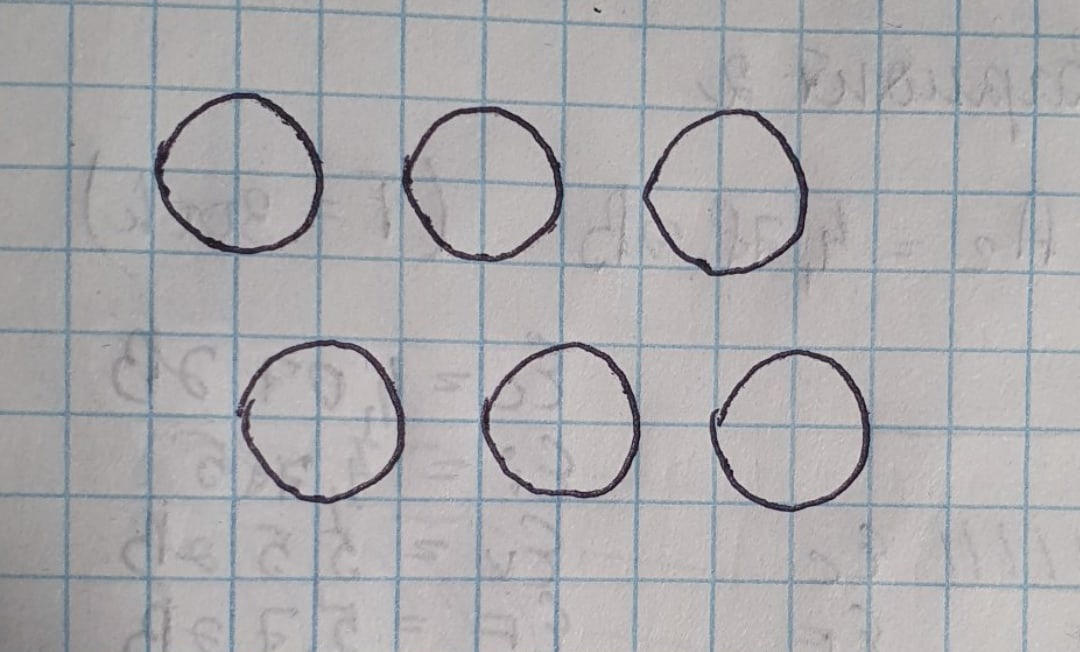
#> input picture L2/circles.jpg, 1080 x 652 px
$ jupyter execute lab2.ipynb
#> lines starting #> are read from the running program, lines starting #| are printed output that depends on the picture; after the words box and inside, x2 and y2 are one past the last pixel; in counts of white or black regions, pixels touching at a corner belong together
# Поиск особенностей в изображении
Выполнил: Гришин К. И.

[cell 1]
import os

import cv2
import matplotlib.pyplot as plt

import numpy as np

## Задача
Реализовать на языке Python с использованием библиотеки OpenCV программу, выполняющее поиск окружностей в изображении путем преобразования Хо (Hough)

## Входные данные

[cell 2]
# Путь до входного изображения
image_path = "circles.jpg"

# Минимальное расстояние между центрами окружностей
minimal_center_distance = 100

# Минимальный радиус окружности
minimal_radius = 50

# Максимальный радиус окружности
maximal_radius = 110


def show_image(image):
    h, w = image.shape[:2]
    plt.figure(figsize=(w/150, h/150))
    plt.imshow(cv2.cvtColor(image, cv2.COLOR_BGR2RGB))
    plt.show()

## Чтение изображения

[cell 3]
absoulte_path = os.path.abspath(image_path)
image = cv2.imread(absoulte_path)
#> image is the input picture: shape (652, 1080, 3); mean B, G, R 172.1, 170, 171.5
show_image(image)

## Поиск окружностей

[cell 4]
gray_image = cv2.cvtColor(image, cv2.COLOR_BGR2GRAY)
gray_image = cv2.medianBlur(gray_image, 11)
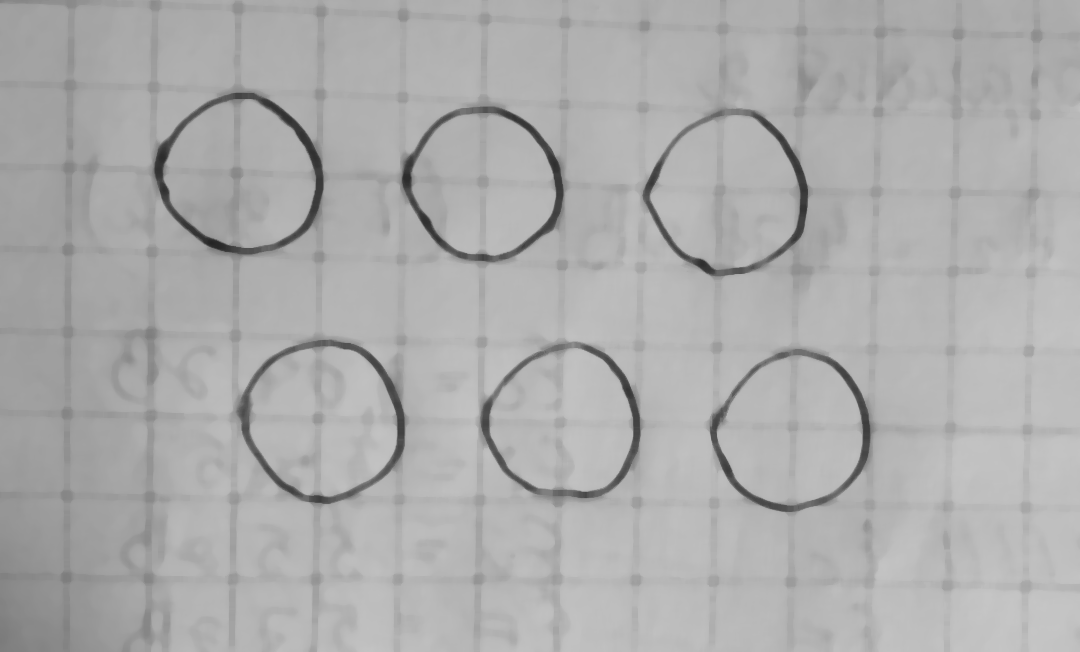
#> gray_image: shape (652, 1080); min 36, max 197, mean 172.7
show_image(gray_image)

[cell 5]
circles = cv2.HoughCircles(
    image=gray_image,
    method=cv2.HOUGH_GRADIENT,
    dp=2,
    minDist=minimal_center_distance,
    minRadius=minimal_radius,
    maxRadius=maximal_radius
)
#> circles = [[243, 181, 80], [321, 421, 75], [477, 189, 76.6], [789, 437, 73.6], [565, 429, 75], [733, 193, 76.6]]

output = image.copy()

if circles is not None:
    circles = np.round(circles[0, :]).astype("int")
#> circles = [[243, 181, 80], [321, 421, 75], [477, 189, 77], [789, 437, 74], [565, 429, 75], [733, 193, 77]]
    for (x, y, r) in circles:
        cv2.circle(output, (x, y), r, (0, 255, 0), 4)
        cv2.rectangle(output, (x-10, y-10), (x+10, y+10), (0, 128, 255), -1)
#> this loop made 6 passes
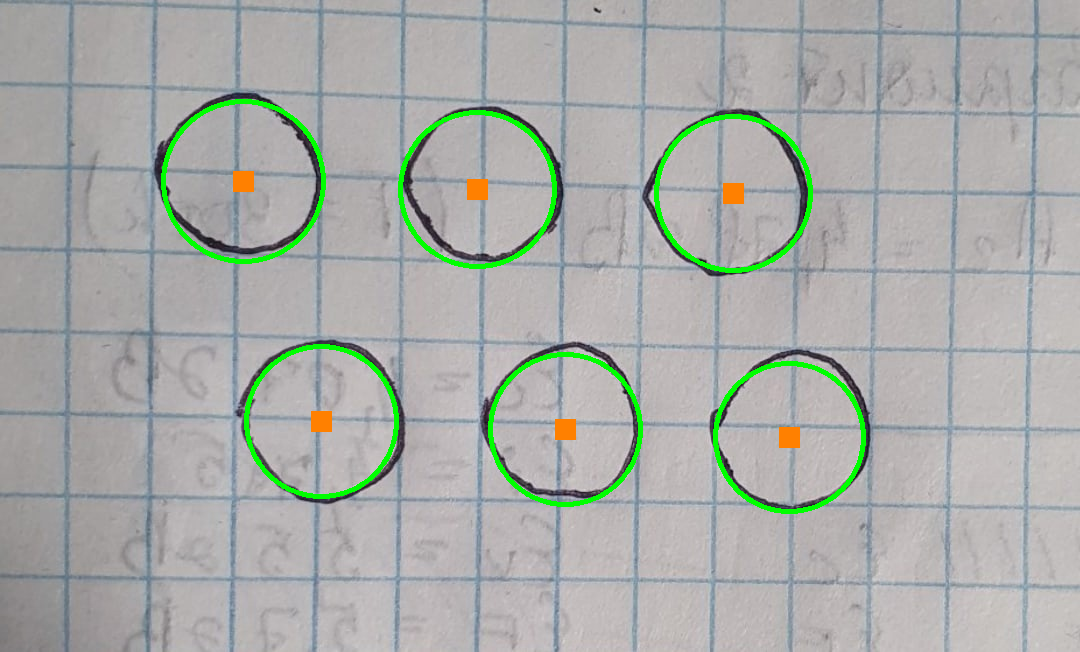
#> output: shape (652, 1080, 3); 2.4% of pixels changed, all inside (x1, y1, x2, y2) = (161, 99, 866, 514)

show_image(output)
